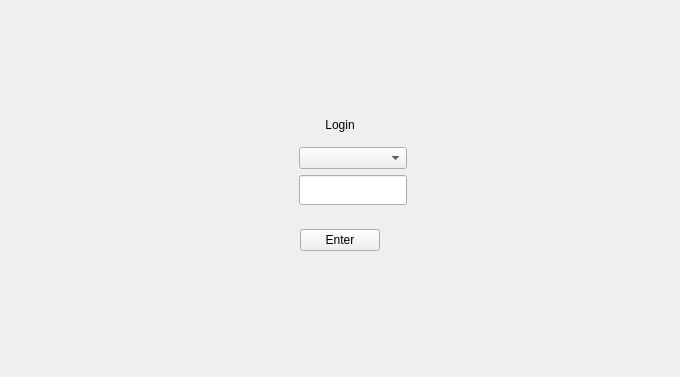
<?xml version="1.0" encoding="UTF-8"?>
<ui version="4.0">
 <class>HNLoginForm</class>
 <widget class="QWidget" name="HNLoginForm">
  <property name="geometry">
   <rect>
    <x>0</x>
    <y>0</y>
    <width>680</width>
    <height>377</height>
   </rect>
  </property>
  <property name="windowTitle">
   <string>Form</string>
  </property>
  <layout class="QGridLayout" name="gridLayout">
   <item row="0" column="1">
    <spacer name="verticalSpacer">
     <property name="orientation">
      <enum>Qt::Vertical</enum>
     </property>
     <property name="sizeType">
      <enum>QSizePolicy::Expanding</enum>
     </property>
     <property name="sizeHint" stdset="0">
      <size>
       <width>40</width>
       <height>71</height>
      </size>
     </property>
    </spacer>
   </item>
   <item row="1" column="0">
    <spacer name="horizontalSpacer">
     <property name="orientation">
      <enum>Qt::Horizontal</enum>
     </property>
     <property name="sizeHint" stdset="0">
      <size>
       <width>172</width>
       <height>20</height>
      </size>
     </property>
    </spacer>
   </item>
   <item row="1" column="1">
    <widget class="QWidget" name="widgetLogin" native="true">
     <property name="minimumSize">
      <size>
       <width>300</width>
       <height>200</height>
      </size>
     </property>
     <property name="maximumSize">
      <size>
       <width>300</width>
       <height>200</height>
      </size>
     </property>
     <property name="focusPolicy">
      <enum>Qt::ClickFocus</enum>
     </property>
     <property name="acceptDrops">
      <bool>false</bool>
     </property>
     <property name="styleSheet">
      <string notr="true"/>
     </property>
     <layout class="QVBoxLayout" name="verticalLayout">
      <property name="spacing">
       <number>6</number>
      </property>
      <property name="topMargin">
       <number>9</number>
      </property>
      <item>
       <spacer name="verticalSpacer_3">
        <property name="orientation">
         <enum>Qt::Vertical</enum>
        </property>
        <property name="sizeHint" stdset="0">
         <size>
          <width>20</width>
          <height>40</height>
         </size>
        </property>
       </spacer>
      </item>
      <item>
       <widget class="QLabel" name="label">
        <property name="text">
         <string>Login</string>
        </property>
        <property name="alignment">
         <set>Qt::AlignCenter</set>
        </property>
       </widget>
      </item>
      <item>
       <widget class="QWidget" name="widget_3" native="true">
        <layout class="QGridLayout" name="gridLayout_2">
         <property name="bottomMargin">
          <number>9</number>
         </property>
         <item row="1" column="1">
          <widget class="QWidget" name="widgetPassword" native="true"/>
         </item>
         <item row="1" column="2">
          <widget class="QLineEdit" name="lineEdit_passwd">
           <property name="minimumSize">
            <size>
             <width>0</width>
             <height>30</height>
            </size>
           </property>
           <property name="mouseTracking">
            <bool>true</bool>
           </property>
           <property name="acceptDrops">
            <bool>false</bool>
           </property>
          </widget>
         </item>
         <item row="0" column="2">
          <widget class="QComboBox" name="cbox_name"/>
         </item>
         <item row="0" column="1">
          <widget class="QWidget" name="widgetHeader" native="true">
           <property name="minimumSize">
            <size>
             <width>20</width>
             <height>0</height>
            </size>
           </property>
          </widget>
         </item>
         <item row="0" column="0">
          <spacer name="horizontalSpacer_5">
           <property name="orientation">
            <enum>Qt::Horizontal</enum>
           </property>
           <property name="sizeHint" stdset="0">
            <size>
             <width>40</width>
             <height>20</height>
            </size>
           </property>
          </spacer>
         </item>
         <item row="0" column="3">
          <spacer name="horizontalSpacer_6">
           <property name="orientation">
            <enum>Qt::Horizontal</enum>
           </property>
           <property name="sizeHint" stdset="0">
            <size>
             <width>40</width>
             <height>20</height>
            </size>
           </property>
          </spacer>
         </item>
        </layout>
       </widget>
      </item>
      <item>
       <widget class="QWidget" name="widget_2" native="true">
        <layout class="QHBoxLayout" name="horizontalLayout">
         <property name="topMargin">
          <number>9</number>
         </property>
         <item>
          <spacer name="horizontalSpacer_3">
           <property name="orientation">
            <enum>Qt::Horizontal</enum>
           </property>
           <property name="sizeHint" stdset="0">
            <size>
             <width>40</width>
             <height>20</height>
            </size>
           </property>
          </spacer>
         </item>
         <item>
          <widget class="HNPushButton" name="pushButton_login">
           <property name="text">
            <string>Enter</string>
           </property>
          </widget>
         </item>
         <item>
          <spacer name="horizontalSpacer_4">
           <property name="orientation">
            <enum>Qt::Horizontal</enum>
           </property>
           <property name="sizeHint" stdset="0">
            <size>
             <width>40</width>
             <height>20</height>
            </size>
           </property>
          </spacer>
         </item>
        </layout>
       </widget>
      </item>
      <item>
       <spacer name="verticalSpacer_4">
        <property name="orientation">
         <enum>Qt::Vertical</enum>
        </property>
        <property name="sizeHint" stdset="0">
         <size>
          <width>20</width>
          <height>40</height>
         </size>
        </property>
       </spacer>
      </item>
     </layout>
    </widget>
   </item>
   <item row="1" column="2">
    <spacer name="horizontalSpacer_2">
     <property name="orientation">
      <enum>Qt::Horizontal</enum>
     </property>
     <property name="sizeHint" stdset="0">
      <size>
       <width>172</width>
       <height>20</height>
      </size>
     </property>
    </spacer>
   </item>
   <item row="2" column="1">
    <spacer name="verticalSpacer_2">
     <property name="orientation">
      <enum>Qt::Vertical</enum>
     </property>
     <property name="sizeType">
      <enum>QSizePolicy::Expanding</enum>
     </property>
     <property name="sizeHint" stdset="0">
      <size>
       <width>40</width>
       <height>70</height>
      </size>
     </property>
    </spacer>
   </item>
  </layout>
 </widget>
 <customwidgets>
  <customwidget>
   <class>HNPushButton</class>
   <extends>QPushButton</extends>
   <header>hnpushbutton.h</header>
  </customwidget>
 </customwidgets>
 <resources/>
 <connections/>
</ui>
